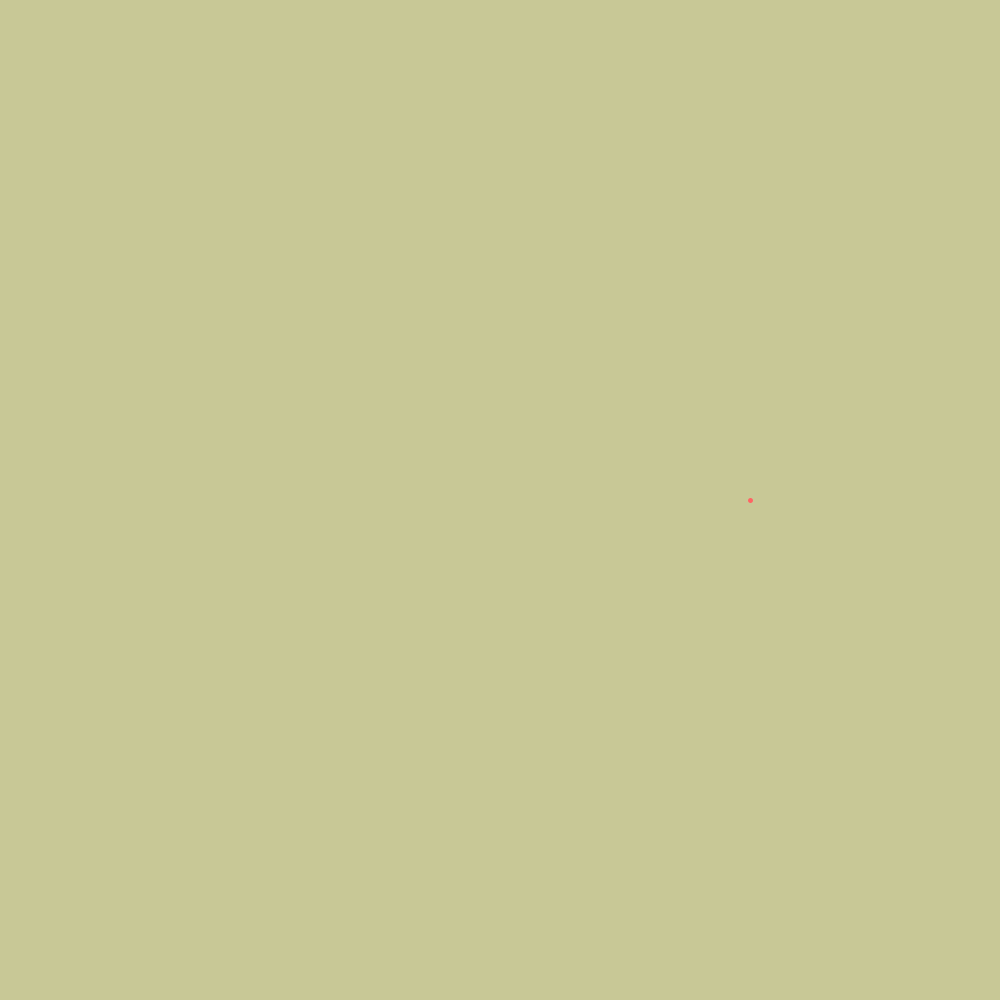
Frame 1 (no input)
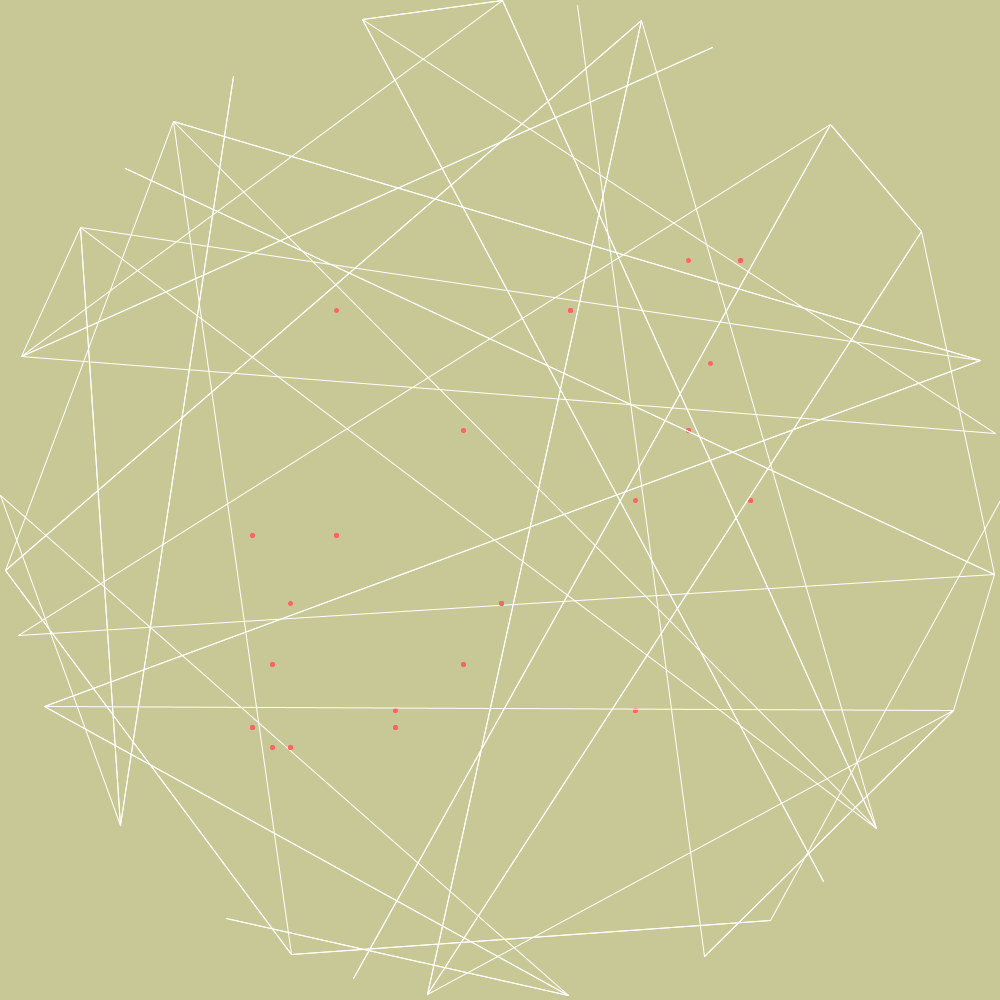
Frame 60 (the mouse pressed at the canvas centre just before this capture)
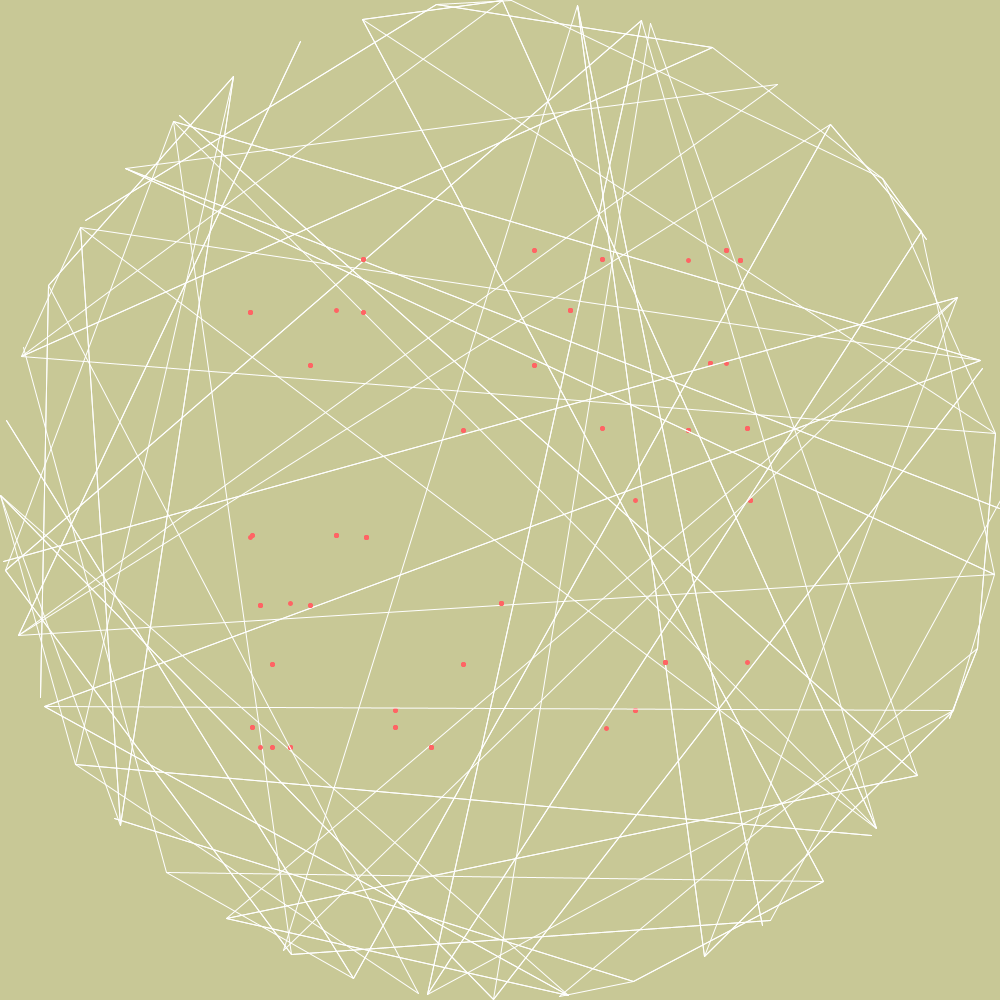
Frame 120 (the mouse held since frame 60 and released just before this capture)

The Processing sketch that drew these frames (run headless with seeded random() and noise(); from frame 60 on, the mouse is pressed at the canvas centre):

// Processing sketch: strawberry
// ── strawberry.pde
int e = 0;
int m = 0;
int a = 2000;



void setup() {
  size(1000, 1000);
  background(200, 200, 150);
}

void draw() {
  strokeWeight(1);
  
stroke(255);

  
  
  a = a - 1;
  e=e+1;
  m = m + 1;
line(500 + 500 * cos(m/2),500 + 500 * sin(m/2),500 + 500 * cos(m/3),500 + 500 * sin(m/3));
stroke(255,100,100,a);
  strokeWeight(5);
  point(500 + 250 * cos(e/5), 500 + 250 * sin(m/6));
  
  if(keyPressed){
   save("strawberry.png"); 
  }
  
}
